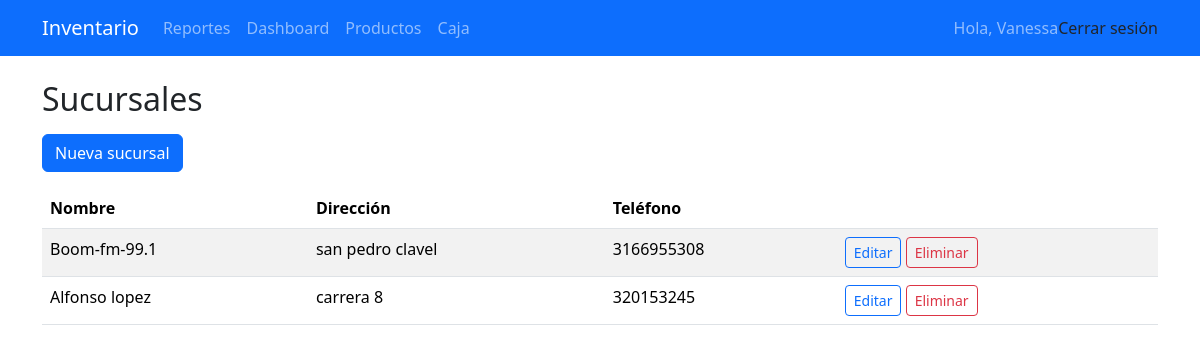
Screenshot of /adminapp/sucursales/ (signed in) with the database file from the repository.
### inventario/models.py (models this page shows, shortened)
class Sucursal(models.Model):
    nombre = models.CharField(max_length=100, unique=True)
    direccion = models.CharField(max_length=200, blank=True, null=True)
    telefono = models.CharField(max_length=20, blank=True, null=True)

### inventario/views_admin.py (the view)
# urls.py: path('adminapp/sucursales/', views_admin.SucursalListView.as_view(), name='sucursal_list'),
class SucursalListView(AdminRequiredMixin, ListView):
    model = Sucursal
    template_name = 'sucursales/sucursal_list.html'
    context_object_name = 'sucursales'
    paginate_by = 20

### inventario/context_processors.py (called while the page is built)
def role_context(request):
    role = None
    if request.user.is_authenticated:
        perfil = getattr(request.user, 'perfil', None)
        role = getattr(perfil, 'rol', None)
    return {'role': role}

### inventario/views_admin.py (called while the page is built)
    def test_func(self):
        try:
            return self.request.user.perfil.rol in ['Administrador', 'Subadministrador']
        except Exception:
            return False

### templates/sucursales/sucursal_list.html (shortened to what this page needs)
{% extends "base.html" %}
{% block content %}
<h2 class="mb-3">Sucursales</h2>
<a class="btn btn-primary mb-3" href="{% url 'sucursal_create' %}">Nueva sucursal</a>
<table class="table table-striped">
  <thead>
    <tr><th>Nombre</th><th>Dirección</th><th>Teléfono</th><th></th></tr>
  </thead>
  <tbody>
    {% for s in sucursales %}
      <tr>
        <td>{{ s.nombre }}</td>
        <td>{{ s.direccion|default:"-" }}</td>
        <td>{{ s.telefono|default:"-" }}</td>
        <td class="text-nowrap">
          <a class="btn btn-sm btn-outline-primary" href="{% url 'sucursal_update' s.id %}">Editar</a>
          <a class="btn btn-sm btn-outline-danger" href="{% url 'sucursal_delete' s.id %}">Eliminar</a>
        </td>
      </tr>
    {% empty %}
      <tr><td colspan="4">No hay sucursales.</td></tr>
    {% endfor %}
  </tbody>
</table>
{% endblock %}

### templates/base.html (shortened to what this page needs)
<!DOCTYPE html>
<html lang="es">
<head>
  <link
    rel="stylesheet"
    href="https://cdn.jsdelivr.net/npm/bootstrap@5.3.3/dist/css/bootstrap.min.css"
  />
</head>
<body>
  <nav class="navbar navbar-expand-lg navbar-dark bg-primary">
    <div class="container">
      <a class="navbar-brand" href="{% url 'home' %}">Inventario</a>
      <div class="collapse navbar-collapse">
        <ul class="navbar-nav me-auto">
        {% if user.is_authenticated and role in "Administrador Subadministrador Supervisión" %}
        <li class="nav-item"><a class="nav-link" href="{% url 'reportes_home' %}">Reportes</a></li>
        <li class="nav-item"><a class="nav-link" href="{% url 'reportes_dashboard' %}">Dashboard</a></li>
        {% endif %}
          {% if user.is_authenticated %}
            <li class="nav-item">
              <a class="nav-link" href="{% url 'producto_list' %}">Productos</a>
            </li>
            <li class="nav-item">
              <a class="nav-link" href="{% url 'caja_estado' %}">Caja</a>
            </li>
          {% endif %}
        </ul>
        <ul class="navbar-nav ms-auto">
          {% if user.is_authenticated %}
            <li class="nav-item">
              <span class="navbar-text">Hola, {{ user.username }}</span>
            </li>
            <form method="post" action="{% url 'logout' %}">
  <button type="submit" class="dropdown-item">Cerrar sesión</button>
</form>
          {% else %}
            <li class="nav-item">
              <a class="nav-link" href="{% url 'login' %}">Iniciar sesión</a>
            </li>
          {% endif %}
        </ul>
      </div>
    </div>
  </nav>
  <main class="container py-4">
    {% block content %}{% endblock %}
  </main>
</body>
</html>

### rows the page displays
Sucursal: nombre "Boom-fm-99.1", direccion "san pedro clavel", telefono "3166955308"
Sucursal: nombre "Alfonso lopez", direccion "carrera 8", telefono "320153245"

### other values shown
{{ user.username }} "Vanessa"
